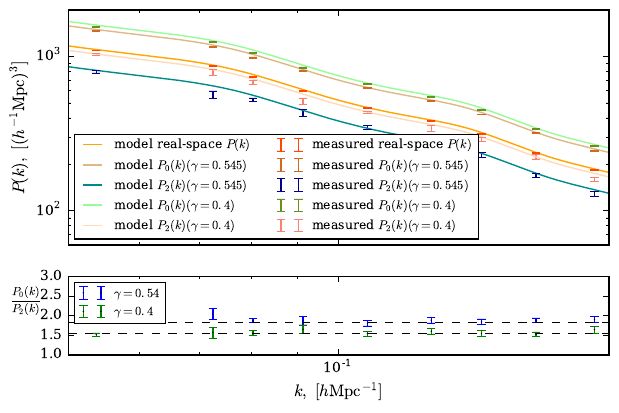

Here is the Python script that generated this plot:
import matplotlib.pylab        as plt
import matplotlib.pyplot as pl
from   matplotlib.font_manager import FontProperties
from   matplotlib.ticker       import ScalarFormatter
from   matplotlib.ticker       import FixedFormatter
import pylab                   as pl
import numpy                   as np
import math, os, sys
import glob, pickle
from scipy import interpolate

formatter = ScalarFormatter(useMathText=True)
formatter.set_scientific(True)
formatter.set_powerlimits((-3,3))

fig_width_pt  = 504.0 # Get this from LaTex using \the\columnwidth                                               
                                                                                                                                                                                                                                            
inches_per_pt = 1.0/72.27

golden_mean  = 1.0
golden_mean *= (np.sqrt(5)-1.0)/2.0

fig_width  = fig_width_pt*inches_per_pt # width in inches                                              
                                                                                                                                                                                                                                            
fig_height = fig_width*golden_mean # height in inches                                          
                                                                                                                                                                                                                                            
fig_size   = [fig_width, fig_height]
params     = {'axes.labelsize':12,
              'font.size':12,
              'legend.fontsize':9,
              'xtick.labelsize':10.0,
              'ytick.labelsize':10.0,
              'figure.figsize':fig_size,
              'font.family': 'serif'}
pl.rcParams.update(params)
pl.clf()
pl.figure()

fig = pl.figure()

axes = pl.Axes(fig, [.2, .2, .7, .7])
fig.add_axes(axes)

axes.xaxis.set_major_formatter(formatter)
axes.yaxis.set_major_formatter(formatter)

#END FANCY PLOT ----------------------------------------------


startind = 0

def file_len(fname):
    with open(fname) as f:
        for i, l in enumerate(f):
            pass
    return i + 1
    


simno = 0
while os.path.isfile("./ZA_redshift_pk_" + str(startind + simno) + ".dat"):
	simno+=1

rows = file_len("./ZA_redshift_pk_" + str(startind)+ ".dat")

print "simulation number: " + str(simno) + ", file rows: " + str(rows)

data = np.loadtxt("./ZA_redshift_pk_" + str(startind) + ".dat")
ks = data[:,0]
data_mono = data[:,1]
data_quadro = abs(data[:,2])
data_hex = abs(data[:,3])

data_f4 = np.loadtxt("./ZA_redshift_f4_pk_" + str(startind)+ ".dat")
mono_f4 = data_f4[:,1]
quadro_f4 = abs(data_f4[:,2])

data_real = np.loadtxt("./ZA_real_pk_" + str(startind) + ".dat")
mono_real = data_real[:,1]

for i in xrange(1, simno):
	this_data = np.loadtxt("./ZA_redshift_pk_" + str(i + startind) + ".dat")
	data_mono = np.vstack((this_data[:,1], data_mono))
	data_quadro = np.vstack((abs(this_data[:,2]), data_quadro))
	data_hex = np.vstack((abs(this_data[:,3]), data_hex))
	
	this_data_real = np.loadtxt("./ZA_real_pk_" + str(i + startind) + ".dat")
	mono_real = np.vstack((this_data_real[:,1], mono_real))
	
	this_data_f4 = np.loadtxt("./ZA_redshift_f4_pk_" + str(i + startind) + ".dat")
	mono_f4 = np.vstack((this_data_f4[:,1], mono_f4))
	quadro_f4 = np.vstack((this_data_f4[:,2], quadro_f4))
	
	
model_real = np.loadtxt("./model_real_pk.dat")
model_redshift = np.loadtxt("./model_redshift_pk.dat")
model_f4 = np.loadtxt("./model_redshift_f4_pk.dat")

mean_mono = np.mean(data_mono, axis = 0)
mean_quadro = np.mean(data_quadro, axis = 0)
mean_hex = np.mean(data_hex, axis = 0)

mean_mono_real = np.mean(mono_real, axis = 0)

mean_mono_f4 = np.mean(mono_f4, axis = 0)
mean_quadro_f4 = np.mean(quadro_f4, axis = 0)

#-----

var_mono = np.var(data_mono, axis = 0)
var_quadro = np.var(data_quadro, axis = 0)
var_hex = np.var(data_hex, axis = 0)

var_mono_real = np.var(mono_real, axis = 0)

var_mono_f4 = np.var(mono_f4, axis = 0)
var_quadro_f4 = np.var(quadro_f4, axis = 0)

err_on_mean_mono = np.sqrt(var_mono) / np.sqrt(simno)
err_on_mean_quadro = np.sqrt(var_quadro) / np.sqrt(simno)
err_on_mean_hex = np.sqrt(var_hex) / np.sqrt(simno)

err_on_mean_mono_real = np.sqrt(var_mono_real) / np.sqrt(simno)

err_on_mean_mono_f4 = np.sqrt(var_mono_f4) / np.sqrt(simno)
err_on_mean_quadro_f4 = np.sqrt(var_quadro_f4) / np.sqrt(simno)

#END data input, error calc----------------------------------------

mono_over_quad = np.divide(mean_mono, mean_quadro)
mono_over_quad_f4 = np.divide(mean_mono_f4, mean_quadro_f4)

frac_err_mono = np.divide(err_on_mean_mono, mean_mono)
frac_err_quad = np.divide(err_on_mean_quadro, mean_quadro)

frac_err_mono_f4 = np.divide(err_on_mean_mono_f4, mean_mono_f4)
frac_err_quad_f4 = np.divide(err_on_mean_quadro_f4, mean_quadro_f4)

err_on_mean_mono_over_quad = np.multiply(np.add(frac_err_mono, frac_err_quad), mono_over_quad)
err_on_mean_mono_over_quad_f4 = np.multiply(np.add(frac_err_mono, frac_err_quad), mono_over_quad)

f_GR = pow(0.24, 0.545)
#ratio = f_GR*f_GR*8.0/35.0
ratio = (1.0 + (2.0/3.0)*f_GR + (1.0/5.0)*f_GR*f_GR) / ((4.0/3.0)*f_GR + (4.0/7.0)*f_GR*f_GR)

f_f4 = pow(0.24, 0.4)
ratio_f4 = (1.0 + (2.0/3.0)*f_f4 + (1.0/5.0)*f_f4*f_f4) / ((4.0/3.0)*f_f4 + (4.0/7.0)*f_f4*f_f4)

f, axarr = pl.subplots(2, sharex=True, gridspec_kw = {'height_ratios':[3, 1]})
axarr[0].set_xscale("log")
axarr[0].set_yscale("log")

#models

line1, = axarr[0].plot(model_real[:,0], model_real[:,1], color="Orange", label=r"model real-space $P(k)$")

line2, = axarr[0].plot(model_redshift[:,0], model_redshift[:,1], color="BurlyWood", label=r"model $P_{0}(k) (\gamma = 0.545)$")
line3, = axarr[0].plot(model_redshift[:,0], model_redshift[:,2], color="DarkCyan", label=r"model $P_{2}(k) (\gamma = 0.545)$")

line4, = axarr[0].plot(model_f4[:,0], model_f4[:,1], color="PaleGreen", label=r"model $P_{0}(k) (\gamma = 0.4)$")
line5, = axarr[0].plot(model_f4[:,0], model_f4[:,2], color="PeachPuff", label=r"model $P_{2}(k) (\gamma = 0.4)$")

#measured

axarr[0].errorbar(ks, mean_mono_real, yerr=err_on_mean_mono_real, linestyle="None", color="OrangeRed", label=r"measured real-space $P(k)$")

axarr[0].errorbar(ks, mean_mono, yerr=err_on_mean_mono, linestyle="None", color="Chocolate", label=r"measured $P_{0}(k) (\gamma = 0.545)$")
axarr[0].errorbar(ks, mean_quadro, yerr=err_on_mean_quadro, linestyle="None", color="DarkBlue", label=r"measured $P_{2}(k) (\gamma = 0.545)$")

axarr[0].errorbar(ks, mean_mono_f4, yerr=err_on_mean_mono_f4, linestyle="None", color="OliveDrab", label=r"measured $P_{0}(k) (\gamma = 0.4)$")
axarr[0].errorbar(ks, mean_quadro_f4, yerr=err_on_mean_quadro_f4, linestyle="None", color="Salmon", label=r"measured $P_{2}(k) (\gamma = 0.4)$")
#axarr[0].errorbar(ks, mean_hex, yerr=err_on_mean_hex, label=r"measured $P_{4}(k)$")

#models_legend = axarr[0].legend(handles = [line1,line2,line3,line4,line5], loc = 1, ncol = 2)
#measured_legend = axarr[0].legend(handles = [line6,line7,line8,line9,line10], loc = 4, ncol = 2)

axarr[0].legend(loc="best", ncol=2)
axarr[0].set_ylim(6e1,2e3)
#axarr[0].set_xlim(kmin, kmax)
axarr[0].set_ylabel(r"$P(k), \ [(h^{-1} \rm{Mpc})^3]$")

axarr[1].set_xscale("log")
axarr[1].errorbar(ks, mono_over_quad, yerr=err_on_mean_mono_over_quad, label=r"$\gamma = 0.54$", fmt="o", ms = 0.5)
axarr[1].errorbar(ks, mono_over_quad_f4, yerr=err_on_mean_mono_over_quad_f4, label=r"$\gamma = 0.4$", fmt="o", ms = 0.5)
axarr[1].set_ylim(1.0, 3.0)
axarr[1].axhline(y=ratio, ls="--", lw=0.5, color="k")
axarr[1].axhline(y=ratio_f4, ls="--", lw=0.5, color="k")
axarr[1].set_ylabel(r"$\frac{P_{0}(k)}{P_{2}(k)} \,\,\,\,\,$", rotation=0)
axarr[1].legend(loc="best")

pl.xlim(0.05, 0.2);

pl.xlabel(r"$k, \ [h \rm{Mpc} ^{-1}]$")

pl.savefig("./ZA_RSD.pdf", bbox_inches='tight')


